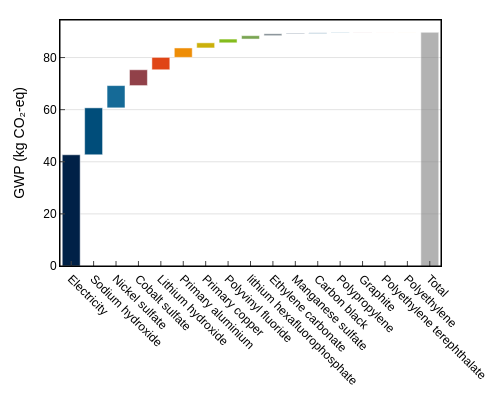
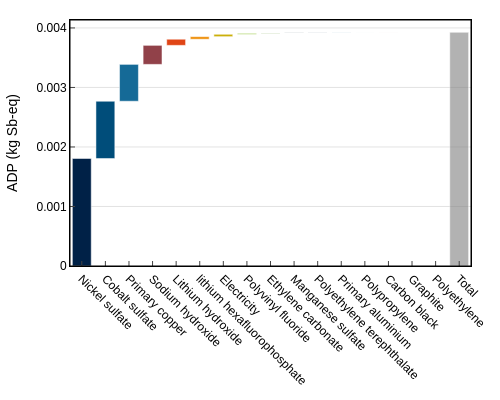
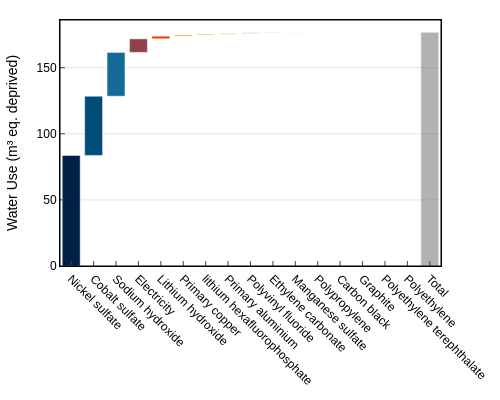
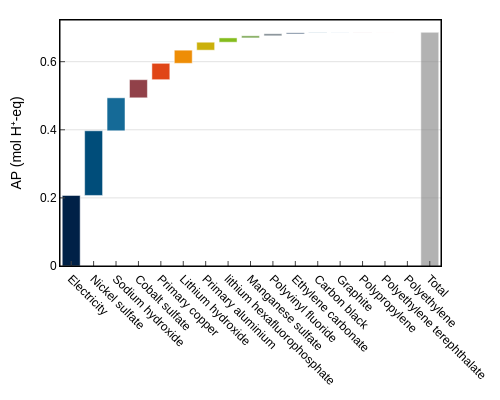

Write notebook code for charts like these, in order.
### Code cell
from ARIA.plot_lcia import plot_lcia_waterfall_charts

# Just call the function:
plot_lcia_waterfall_charts(df_processed)

#Alternatively, we can export the dataframe to excel for further plotting
#processed_df.to_excel("output.xlsx", index=False)

### Figure 1 — Plotly figure (JSON) as saved in the notebook; plotly's stock layout.template omitted (floating-point values rounded to 4 significant figures)
{"data": [{"base": 0, "hoverinfo": "text", "hovertext": "Process: market group for electricity, medium voltage<br>Location: GLO<br>GWP: 42.69", "marker": {"color": "#002147"}, "name": "market group for electricity, medium voltage", "type": "bar", "x": ["Electricity"], "y": [42.69]}, {"base": 42.69, "hoverinfo": "text", "hovertext": "Process: chlor-alkali electrolysis, diaphragm cell<br>Location: GLO<br>GWP: 18.00", "marker": {"color": "#004d7a"}, "name": "chlor-alkali electrolysis, diaphragm cell", "type": "bar", "x": ["Sodium hydroxide"], "y": [18.0]}, {"base": 60.7, "hoverinfo": "text", "hovertext": "Process: market for nickel sulfate<br>Location: GLO<br>GWP: 8.55", "marker": {"color": "#156a97"}, "name": "market for nickel sulfate", "type": "bar", "x": ["Nickel sulfate"], "y": [8.546]}, {"base": 69.24, "hoverinfo": "text", "hovertext": "Process: cobalt sulfate production<br>Location: RoW<br>GWP: 6.07", "marker": {"color": "#914149"}, "name": "cobalt sulfate production", "type": "bar", "x": ["Cobalt sulfate"], "y": [6.075]}, {"base": 75.32, "hoverinfo": "text", "hovertext": "Process: market for lithium hydroxide<br>Location: GLO<br>GWP: 4.75", "marker": {"color": "#e04516"}, "name": "market for lithium hydroxide", "type": "bar", "x": ["Lithium hydroxide"], "y": [4.754]}, {"base": 80.07, "hoverinfo": "text", "hovertext": "Process: market for aluminium, primary, ingot<br>Location: RoW<br>GWP: 3.62", "marker": {"color": "#ee8d06"}, "name": "market for aluminium, primary, ingot", "type": "bar", "x": ["Primary aluminium"], "y": [3.615]}, {"base": 83.69, "hoverinfo": "text", "hovertext": "Process: copper production, cathode, solvent extraction and electrowinning process<br>Location: GLO<br>GWP: 1.97", "marker": {"color": "#cbb00b"}, "name": "copper production, cathode, solvent extraction and electrowinning process", "type": "bar", "x": ["Primary copper"], "y": [1.969]}, {"base": 85.66, "hoverinfo": "text", "hovertext": "Process: market for polyvinylfluoride<br>Location: GLO<br>GWP: 1.45", "marker": {"color": "#84bc1d"}, "name": "market for polyvinylfluoride", "type": "bar", "x": ["Polyvinyl fluoride"], "y": [1.447]}, {"base": 87.1, "hoverinfo": "text", "hovertext": "Process: lithium hexafluorophosphate production<br>Location: RoW<br>GWP: 1.30", "marker": {"color": "#7aa552"}, "name": "lithium hexafluorophosphate production", "type": "bar", "x": ["lithium hexafluorophosphate"], "y": [1.298]}, {"base": 88.4, "hoverinfo": "text", "hovertext": "Process: market for ethylene carbonate<br>Location: GLO<br>GWP: 0.72", "marker": {"color": "#7c878e"}, "name": "market for ethylene carbonate", "type": "bar", "x": ["Ethylene carbonate"], "y": [0.7238]}, {"base": 89.12, "hoverinfo": "text", "hovertext": "Process: market for manganese sulfate<br>Location: GLO<br>GWP: 0.17", "marker": {"color": "#002147"}, "name": "market for manganese sulfate", "type": "bar", "x": ["Manganese sulfate"], "y": [0.1738]}, {"base": 89.3, "hoverinfo": "text", "hovertext": "Process: market for carbon black<br>Location: GLO<br>GWP: 0.17", "marker": {"color": "#004d7a"}, "name": "market for carbon black", "type": "bar", "x": ["Carbon black"], "y": [0.17]}, {"base": 89.47, "hoverinfo": "text", "hovertext": "Process: market for polypropylene, granulate<br>Location: GLO<br>GWP: 0.11", "marker": {"color": "#156a97"}, "name": "market for polypropylene, granulate", "type": "bar", "x": ["Polypropylene"], "y": [0.1081]}, {"base": 89.58, "hoverinfo": "text", "hovertext": "Process: market for graphite<br>Location: GLO<br>GWP: 0.07", "marker": {"color": "#914149"}, "name": "market for graphite", "type": "bar", "x": ["Graphite"], "y": [0.06526]}, {"base": 89.64, "hoverinfo": "text", "hovertext": "Process: market for polyethylene terephthalate, granulate, bottle grade<br>Location: GLO<br>GWP: 0.03", "marker": {"color": "#e04516"}, "name": "market for polyethylene terephthalate, granulate, bottle grade", "type": "bar", "x": ["Polyethylene terephthalate"], "y": [0.0292]}, {"base": 89.67, "hoverinfo": "text", "hovertext": "Process: market for polyethylene, low density, granulate<br>Location: GLO<br>GWP: 0.02", "marker": {"color": "#ee8d06"}, "name": "market for polyethylene, low density, granulate", "type": "bar", "x": ["Polyethylene"], "y": [0.02201]}, {"hoverinfo": "text", "hovertext": "Total: 89.69", "marker": {"color": "gray", "opacity": 0.6}, "name": "Total", "type": "bar", "x": ["Total"], "y": [89.69]}], "layout": {"font": {"color": "black", "family": "Arial", "size": 12}, "height": 400, "margin": {"b": 60, "l": 60, "r": 20, "t": 20}, "shapes": [{"fillcolor": "rgba(0,0,0,0)", "line": {"color": "black", "width": 1}, "type": "rect", "x0": 0, "x1": 1, "xref": "paper", "y0": 0, "y1": 1, "yref": "paper"}], "showlegend": false, "width": 500, "xaxis": {"linecolor": "black", "linewidth": 1, "mirror": true, "showgrid": false, "showline": true, "tickangle": 45, "tickfont": {"size": 12}, "ticks": "inside"}, "yaxis": {"gridcolor": "rgba(200, 200, 200, 0.5)", "linecolor": "black", "linewidth": 1, "mirror": true, "showline": true, "tickfont": {"size": 12}, "tickformat": ".e", "ticks": "inside", "title": {"font": {"color": "black", "family": "Arial", "size": 14}, "text": "GWP (kg CO₂-eq)"}, "zeroline": false}}}

### Figure 2 — Plotly figure (JSON) as saved in the notebook; plotly's stock layout.template omitted (floating-point values rounded to 4 significant figures)
{"data": [{"base": 0, "hoverinfo": "text", "hovertext": "Process: market for nickel sulfate<br>Location: GLO<br>ADP: 1.81e-03", "marker": {"color": "#002147"}, "name": "market for nickel sulfate", "type": "bar", "x": ["Nickel sulfate"], "y": [0.001807]}, {"base": 0.001807, "hoverinfo": "text", "hovertext": "Process: cobalt sulfate production<br>Location: RoW<br>ADP: 9.62e-04", "marker": {"color": "#004d7a"}, "name": "cobalt sulfate production", "type": "bar", "x": ["Cobalt sulfate"], "y": [0.0009619]}, {"base": 0.002768, "hoverinfo": "text", "hovertext": "Process: copper production, cathode, solvent extraction and electrowinning process<br>Location: GLO<br>ADP: 6.19e-04", "marker": {"color": "#156a97"}, "name": "copper production, cathode, solvent extraction and electrowinning process", "type": "bar", "x": ["Primary copper"], "y": [0.0006194]}, {"base": 0.003388, "hoverinfo": "text", "hovertext": "Process: chlor-alkali electrolysis, diaphragm cell<br>Location: GLO<br>ADP: 3.20e-04", "marker": {"color": "#914149"}, "name": "chlor-alkali electrolysis, diaphragm cell", "type": "bar", "x": ["Sodium hydroxide"], "y": [0.0003197]}, {"base": 0.003708, "hoverinfo": "text", "hovertext": "Process: market for lithium hydroxide<br>Location: GLO<br>ADP: 1.03e-04", "marker": {"color": "#e04516"}, "name": "market for lithium hydroxide", "type": "bar", "x": ["Lithium hydroxide"], "y": [0.0001029]}, {"base": 0.00381, "hoverinfo": "text", "hovertext": "Process: lithium hexafluorophosphate production<br>Location: RoW<br>ADP: 4.32e-05", "marker": {"color": "#ee8d06"}, "name": "lithium hexafluorophosphate production", "type": "bar", "x": ["lithium hexafluorophosphate"], "y": [4.316e-05]}, {"base": 0.003854, "hoverinfo": "text", "hovertext": "Process: market group for electricity, medium voltage<br>Location: GLO<br>ADP: 4.01e-05", "marker": {"color": "#cbb00b"}, "name": "market group for electricity, medium voltage", "type": "bar", "x": ["Electricity"], "y": [4.009e-05]}, {"base": 0.003894, "hoverinfo": "text", "hovertext": "Process: market for polyvinylfluoride<br>Location: GLO<br>ADP: 1.41e-05", "marker": {"color": "#84bc1d"}, "name": "market for polyvinylfluoride", "type": "bar", "x": ["Polyvinyl fluoride"], "y": [1.412e-05]}, {"base": 0.003908, "hoverinfo": "text", "hovertext": "Process: market for ethylene carbonate<br>Location: GLO<br>ADP: 6.90e-06", "marker": {"color": "#7aa552"}, "name": "market for ethylene carbonate", "type": "bar", "x": ["Ethylene carbonate"], "y": [6.898e-06]}, {"base": 0.003915, "hoverinfo": "text", "hovertext": "Process: market for manganese sulfate<br>Location: GLO<br>ADP: 4.87e-06", "marker": {"color": "#7c878e"}, "name": "market for manganese sulfate", "type": "bar", "x": ["Manganese sulfate"], "y": [4.867e-06]}, {"base": 0.00392, "hoverinfo": "text", "hovertext": "Process: market for polyethylene terephthalate, granulate, bottle grade<br>Location: GLO<br>ADP: 2.98e-06", "marker": {"color": "#002147"}, "name": "market for polyethylene terephthalate, granulate, bottle grade", "type": "bar", "x": ["Polyethylene terephthalate"], "y": [2.977e-06]}, {"base": 0.003923, "hoverinfo": "text", "hovertext": "Process: market for aluminium, primary, ingot<br>Location: RoW<br>ADP: 2.58e-06", "marker": {"color": "#004d7a"}, "name": "market for aluminium, primary, ingot", "type": "bar", "x": ["Primary aluminium"], "y": [2.585e-06]}, {"base": 0.003925, "hoverinfo": "text", "hovertext": "Process: market for polypropylene, granulate<br>Location: GLO<br>ADP: 7.29e-07", "marker": {"color": "#156a97"}, "name": "market for polypropylene, granulate", "type": "bar", "x": ["Polypropylene"], "y": [7.293e-07]}, {"base": 0.003926, "hoverinfo": "text", "hovertext": "Process: market for carbon black<br>Location: GLO<br>ADP: 6.10e-07", "marker": {"color": "#914149"}, "name": "market for carbon black", "type": "bar", "x": ["Carbon black"], "y": [6.1e-07]}, {"base": 0.003927, "hoverinfo": "text", "hovertext": "Process: market for graphite<br>Location: GLO<br>ADP: 1.94e-07", "marker": {"color": "#e04516"}, "name": "market for graphite", "type": "bar", "x": ["Graphite"], "y": [1.943e-07]}, {"base": 0.003927, "hoverinfo": "text", "hovertext": "Process: market for polyethylene, low density, granulate<br>Location: GLO<br>ADP: 1.52e-07", "marker": {"color": "#ee8d06"}, "name": "market for polyethylene, low density, granulate", "type": "bar", "x": ["Polyethylene"], "y": [1.522e-07]}, {"hoverinfo": "text", "hovertext": "Total: 3.93e-03", "marker": {"color": "gray", "opacity": 0.6}, "name": "Total", "type": "bar", "x": ["Total"], "y": [0.003927]}], "layout": {"font": {"color": "black", "family": "Arial", "size": 12}, "height": 400, "margin": {"b": 60, "l": 60, "r": 20, "t": 20}, "shapes": [{"fillcolor": "rgba(0,0,0,0)", "line": {"color": "black", "width": 1}, "type": "rect", "x0": 0, "x1": 1, "xref": "paper", "y0": 0, "y1": 1, "yref": "paper"}], "showlegend": false, "width": 500, "xaxis": {"linecolor": "black", "linewidth": 1, "mirror": true, "showgrid": false, "showline": true, "tickangle": 45, "tickfont": {"size": 12}, "ticks": "inside"}, "yaxis": {"gridcolor": "rgba(200, 200, 200, 0.5)", "linecolor": "black", "linewidth": 1, "mirror": true, "showline": true, "tickfont": {"size": 12}, "tickformat": ".e", "ticks": "inside", "title": {"font": {"color": "black", "family": "Arial", "size": 14}, "text": "ADP (kg Sb-eq)"}, "zeroline": false}}}

### Figure 3 — Plotly figure (JSON) as saved in the notebook; plotly's stock layout.template omitted (floating-point values rounded to 4 significant figures)
{"data": [{"base": 0, "hoverinfo": "text", "hovertext": "Process: market for nickel sulfate<br>Location: GLO<br>Water use: 83.68", "marker": {"color": "#002147"}, "name": "market for nickel sulfate", "type": "bar", "x": ["Nickel sulfate"], "y": [83.68]}, {"base": 83.68, "hoverinfo": "text", "hovertext": "Process: cobalt sulfate production<br>Location: RoW<br>Water use: 44.76", "marker": {"color": "#004d7a"}, "name": "cobalt sulfate production", "type": "bar", "x": ["Cobalt sulfate"], "y": [44.76]}, {"base": 128.4, "hoverinfo": "text", "hovertext": "Process: chlor-alkali electrolysis, diaphragm cell<br>Location: GLO<br>Water use: 33.12", "marker": {"color": "#156a97"}, "name": "chlor-alkali electrolysis, diaphragm cell", "type": "bar", "x": ["Sodium hydroxide"], "y": [33.12]}, {"base": 161.6, "hoverinfo": "text", "hovertext": "Process: market group for electricity, medium voltage<br>Location: GLO<br>Water use: 10.28", "marker": {"color": "#914149"}, "name": "market group for electricity, medium voltage", "type": "bar", "x": ["Electricity"], "y": [10.28]}, {"base": 171.9, "hoverinfo": "text", "hovertext": "Process: market for lithium hydroxide<br>Location: GLO<br>Water use: 2.03", "marker": {"color": "#e04516"}, "name": "market for lithium hydroxide", "type": "bar", "x": ["Lithium hydroxide"], "y": [2.032]}, {"base": 173.9, "hoverinfo": "text", "hovertext": "Process: copper production, cathode, solvent extraction and electrowinning process<br>Location: GLO<br>Water use: 0.85", "marker": {"color": "#ee8d06"}, "name": "copper production, cathode, solvent extraction and electrowinning process", "type": "bar", "x": ["Primary copper"], "y": [0.8471]}, {"base": 174.7, "hoverinfo": "text", "hovertext": "Process: lithium hexafluorophosphate production<br>Location: RoW<br>Water use: 0.65", "marker": {"color": "#cbb00b"}, "name": "lithium hexafluorophosphate production", "type": "bar", "x": ["lithium hexafluorophosphate"], "y": [0.6485]}, {"base": 175.4, "hoverinfo": "text", "hovertext": "Process: market for aluminium, primary, ingot<br>Location: RoW<br>Water use: 0.51", "marker": {"color": "#84bc1d"}, "name": "market for aluminium, primary, ingot", "type": "bar", "x": ["Primary aluminium"], "y": [0.5126]}, {"base": 175.9, "hoverinfo": "text", "hovertext": "Process: market for polyvinylfluoride<br>Location: GLO<br>Water use: 0.50", "marker": {"color": "#7aa552"}, "name": "market for polyvinylfluoride", "type": "bar", "x": ["Polyvinyl fluoride"], "y": [0.4986]}, {"base": 176.4, "hoverinfo": "text", "hovertext": "Process: market for ethylene carbonate<br>Location: GLO<br>Water use: 0.26", "marker": {"color": "#7c878e"}, "name": "market for ethylene carbonate", "type": "bar", "x": ["Ethylene carbonate"], "y": [0.2598]}, {"base": 176.7, "hoverinfo": "text", "hovertext": "Process: market for manganese sulfate<br>Location: GLO<br>Water use: 0.07", "marker": {"color": "#002147"}, "name": "market for manganese sulfate", "type": "bar", "x": ["Manganese sulfate"], "y": [0.07456]}, {"base": 176.7, "hoverinfo": "text", "hovertext": "Process: market for polypropylene, granulate<br>Location: GLO<br>Water use: 0.03", "marker": {"color": "#004d7a"}, "name": "market for polypropylene, granulate", "type": "bar", "x": ["Polypropylene"], "y": [0.02684]}, {"base": 176.8, "hoverinfo": "text", "hovertext": "Process: market for carbon black<br>Location: GLO<br>Water use: 0.01", "marker": {"color": "#156a97"}, "name": "market for carbon black", "type": "bar", "x": ["Carbon black"], "y": [0.01123]}, {"base": 176.8, "hoverinfo": "text", "hovertext": "Process: market for graphite<br>Location: GLO<br>Water use: 9.60e-03", "marker": {"color": "#914149"}, "name": "market for graphite", "type": "bar", "x": ["Graphite"], "y": [0.009599]}, {"base": 176.8, "hoverinfo": "text", "hovertext": "Process: market for polyethylene terephthalate, granulate, bottle grade<br>Location: GLO<br>Water use: 7.66e-03", "marker": {"color": "#e04516"}, "name": "market for polyethylene terephthalate, granulate, bottle grade", "type": "bar", "x": ["Polyethylene terephthalate"], "y": [0.007658]}, {"base": 176.8, "hoverinfo": "text", "hovertext": "Process: market for polyethylene, low density, granulate<br>Location: GLO<br>Water use: 7.37e-03", "marker": {"color": "#ee8d06"}, "name": "market for polyethylene, low density, granulate", "type": "bar", "x": ["Polyethylene"], "y": [0.007366]}, {"hoverinfo": "text", "hovertext": "Total: 176.79", "marker": {"color": "gray", "opacity": 0.6}, "name": "Total", "type": "bar", "x": ["Total"], "y": [176.8]}], "layout": {"font": {"color": "black", "family": "Arial", "size": 12}, "height": 400, "margin": {"b": 60, "l": 60, "r": 20, "t": 20}, "shapes": [{"fillcolor": "rgba(0,0,0,0)", "line": {"color": "black", "width": 1}, "type": "rect", "x0": 0, "x1": 1, "xref": "paper", "y0": 0, "y1": 1, "yref": "paper"}], "showlegend": false, "width": 500, "xaxis": {"linecolor": "black", "linewidth": 1, "mirror": true, "showgrid": false, "showline": true, "tickangle": 45, "tickfont": {"size": 12}, "ticks": "inside"}, "yaxis": {"gridcolor": "rgba(200, 200, 200, 0.5)", "linecolor": "black", "linewidth": 1, "mirror": true, "showline": true, "tickfont": {"size": 12}, "tickformat": ".e", "ticks": "inside", "title": {"font": {"color": "black", "family": "Arial", "size": 14}, "text": "Water Use (m³ eq. deprived)"}, "zeroline": false}}}

### Figure 4 — Plotly figure (JSON) as saved in the notebook; plotly's stock layout.template omitted (floating-point values rounded to 4 significant figures)
{"data": [{"base": 0, "hoverinfo": "text", "hovertext": "Process: market group for electricity, medium voltage<br>Location: GLO<br>AP: 0.21", "marker": {"color": "#002147"}, "name": "market group for electricity, medium voltage", "type": "bar", "x": ["Electricity"], "y": [0.2072]}, {"base": 0.2072, "hoverinfo": "text", "hovertext": "Process: market for nickel sulfate<br>Location: GLO<br>AP: 0.19", "marker": {"color": "#004d7a"}, "name": "market for nickel sulfate", "type": "bar", "x": ["Nickel sulfate"], "y": [0.1899]}, {"base": 0.3971, "hoverinfo": "text", "hovertext": "Process: chlor-alkali electrolysis, diaphragm cell<br>Location: GLO<br>AP: 0.10", "marker": {"color": "#156a97"}, "name": "chlor-alkali electrolysis, diaphragm cell", "type": "bar", "x": ["Sodium hydroxide"], "y": [0.09679]}, {"base": 0.4939, "hoverinfo": "text", "hovertext": "Process: cobalt sulfate production<br>Location: RoW<br>AP: 0.05", "marker": {"color": "#914149"}, "name": "cobalt sulfate production", "type": "bar", "x": ["Cobalt sulfate"], "y": [0.05324]}, {"base": 0.5471, "hoverinfo": "text", "hovertext": "Process: copper production, cathode, solvent extraction and electrowinning process<br>Location: GLO<br>AP: 0.05", "marker": {"color": "#e04516"}, "name": "copper production, cathode, solvent extraction and electrowinning process", "type": "bar", "x": ["Primary copper"], "y": [0.0481]}, {"base": 0.5952, "hoverinfo": "text", "hovertext": "Process: market for lithium hydroxide<br>Location: GLO<br>AP: 0.04", "marker": {"color": "#ee8d06"}, "name": "market for lithium hydroxide", "type": "bar", "x": ["Lithium hydroxide"], "y": [0.0386]}, {"base": 0.6338, "hoverinfo": "text", "hovertext": "Process: market for aluminium, primary, ingot<br>Location: RoW<br>AP: 0.02", "marker": {"color": "#cbb00b"}, "name": "market for aluminium, primary, ingot", "type": "bar", "x": ["Primary aluminium"], "y": [0.02338]}, {"base": 0.6572, "hoverinfo": "text", "hovertext": "Process: lithium hexafluorophosphate production<br>Location: RoW<br>AP: 0.01", "marker": {"color": "#84bc1d"}, "name": "lithium hexafluorophosphate production", "type": "bar", "x": ["lithium hexafluorophosphate"], "y": [0.01265]}, {"base": 0.6698, "hoverinfo": "text", "hovertext": "Process: market for manganese sulfate<br>Location: GLO<br>AP: 6.16e-03", "marker": {"color": "#7aa552"}, "name": "market for manganese sulfate", "type": "bar", "x": ["Manganese sulfate"], "y": [0.006161]}, {"base": 0.676, "hoverinfo": "text", "hovertext": "Process: market for polyvinylfluoride<br>Location: GLO<br>AP: 5.98e-03", "marker": {"color": "#7c878e"}, "name": "market for polyvinylfluoride", "type": "bar", "x": ["Polyvinyl fluoride"], "y": [0.005976]}, {"base": 0.682, "hoverinfo": "text", "hovertext": "Process: market for ethylene carbonate<br>Location: GLO<br>AP: 2.61e-03", "marker": {"color": "#002147"}, "name": "market for ethylene carbonate", "type": "bar", "x": ["Ethylene carbonate"], "y": [0.002608]}, {"base": 0.6846, "hoverinfo": "text", "hovertext": "Process: market for carbon black<br>Location: GLO<br>AP: 6.40e-04", "marker": {"color": "#004d7a"}, "name": "market for carbon black", "type": "bar", "x": ["Carbon black"], "y": [0.0006395]}, {"base": 0.6852, "hoverinfo": "text", "hovertext": "Process: market for graphite<br>Location: GLO<br>AP: 4.78e-04", "marker": {"color": "#156a97"}, "name": "market for graphite", "type": "bar", "x": ["Graphite"], "y": [0.0004784]}, {"base": 0.6857, "hoverinfo": "text", "hovertext": "Process: market for polypropylene, granulate<br>Location: GLO<br>AP: 3.75e-04", "marker": {"color": "#914149"}, "name": "market for polypropylene, granulate", "type": "bar", "x": ["Polypropylene"], "y": [0.0003751]}, {"base": 0.6861, "hoverinfo": "text", "hovertext": "Process: market for polyethylene terephthalate, granulate, bottle grade<br>Location: GLO<br>AP: 1.26e-04", "marker": {"color": "#e04516"}, "name": "market for polyethylene terephthalate, granulate, bottle grade", "type": "bar", "x": ["Polyethylene terephthalate"], "y": [0.0001255]}, {"base": 0.6862, "hoverinfo": "text", "hovertext": "Process: market for polyethylene, low density, granulate<br>Location: GLO<br>AP: 8.07e-05", "marker": {"color": "#ee8d06"}, "name": "market for polyethylene, low density, granulate", "type": "bar", "x": ["Polyethylene"], "y": [8.066e-05]}, {"hoverinfo": "text", "hovertext": "Total: 0.69", "marker": {"color": "gray", "opacity": 0.6}, "name": "Total", "type": "bar", "x": ["Total"], "y": [0.6863]}], "layout": {"font": {"color": "black", "family": "Arial", "size": 12}, "height": 400, "margin": {"b": 60, "l": 60, "r": 20, "t": 20}, "shapes": [{"fillcolor": "rgba(0,0,0,0)", "line": {"color": "black", "width": 1}, "type": "rect", "x0": 0, "x1": 1, "xref": "paper", "y0": 0, "y1": 1, "yref": "paper"}], "showlegend": false, "width": 500, "xaxis": {"linecolor": "black", "linewidth": 1, "mirror": true, "showgrid": false, "showline": true, "tickangle": 45, "tickfont": {"size": 12}, "ticks": "inside"}, "yaxis": {"gridcolor": "rgba(200, 200, 200, 0.5)", "linecolor": "black", "linewidth": 1, "mirror": true, "showline": true, "tickfont": {"size": 12}, "tickformat": ".e", "ticks": "inside", "title": {"font": {"color": "black", "family": "Arial", "size": 14}, "text": "AP (mol H⁺-eq)"}, "zeroline": false}}}
